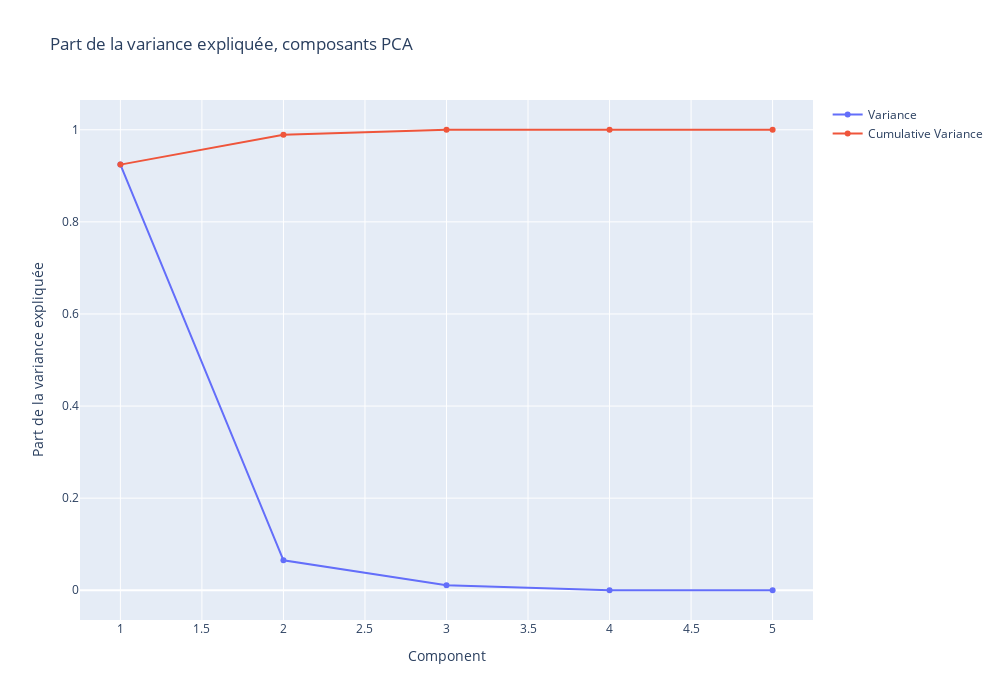

Notebook source saved alongside this figure:
### Code cell
co2.viz.plot_pca_variance(pca, n_features=5, save=True, format='png')

### Figure 1 — Plotly figure (JSON) as saved in the notebook; plotly's stock layout.template omitted (floating-point values rounded to 4 significant figures)
{"data": [{"mode": "lines+markers", "name": "Variance", "type": "scatter", "x": [1, 2, 3, 4, 5], "y": [0.9243, 0.06492, 0.01079, 1.972e-06, 1.763e-06]}, {"mode": "lines+markers", "name": "Cumulative Variance", "type": "scatter", "x": [1, 2, 3, 4, 5], "y": [0.9243, 0.9892, 1.0, 1.0, 1.0]}], "layout": {"height": 700, "title": {"text": "Part de la variance expliquée, composants PCA"}, "width": 1000, "xaxis": {"title": {"text": "Component"}}, "yaxis": {"title": {"text": "Part de la variance expliquée"}}}}
